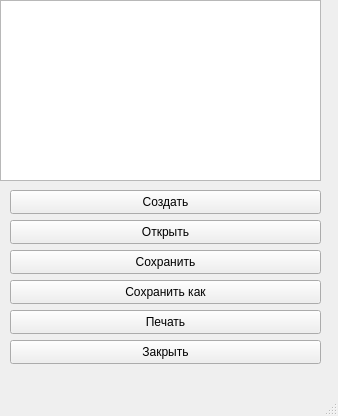
<?xml version="1.0" encoding="UTF-8"?>
<ui version="4.0">
 <class>DocumentWindow</class>
 <widget class="QMainWindow" name="DocumentWindow">
  <property name="geometry">
   <rect>
    <x>0</x>
    <y>0</y>
    <width>338</width>
    <height>416</height>
   </rect>
  </property>
  <property name="windowTitle">
   <string>MainWindow</string>
  </property>
  <widget class="QWidget" name="centralwidget">
   <widget class="QTextEdit" name="textEdit">
    <property name="geometry">
     <rect>
      <x>0</x>
      <y>0</y>
      <width>321</width>
      <height>181</height>
     </rect>
    </property>
   </widget>
   <widget class="QPushButton" name="btnCreate">
    <property name="geometry">
     <rect>
      <x>10</x>
      <y>190</y>
      <width>311</width>
      <height>24</height>
     </rect>
    </property>
    <property name="text">
     <string>Создать</string>
    </property>
   </widget>
   <widget class="QPushButton" name="btnOpen">
    <property name="geometry">
     <rect>
      <x>10</x>
      <y>220</y>
      <width>311</width>
      <height>24</height>
     </rect>
    </property>
    <property name="text">
     <string>Открыть</string>
    </property>
   </widget>
   <widget class="QPushButton" name="btnSave">
    <property name="geometry">
     <rect>
      <x>10</x>
      <y>250</y>
      <width>311</width>
      <height>24</height>
     </rect>
    </property>
    <property name="text">
     <string>Сохранить</string>
    </property>
   </widget>
   <widget class="QPushButton" name="btnSaveAs">
    <property name="geometry">
     <rect>
      <x>10</x>
      <y>280</y>
      <width>311</width>
      <height>24</height>
     </rect>
    </property>
    <property name="text">
     <string>Сохранить как</string>
    </property>
   </widget>
   <widget class="QPushButton" name="btnPrint">
    <property name="geometry">
     <rect>
      <x>10</x>
      <y>310</y>
      <width>311</width>
      <height>24</height>
     </rect>
    </property>
    <property name="text">
     <string>Печать</string>
    </property>
   </widget>
   <widget class="QPushButton" name="btnClose">
    <property name="geometry">
     <rect>
      <x>10</x>
      <y>340</y>
      <width>311</width>
      <height>24</height>
     </rect>
    </property>
    <property name="text">
     <string>Закрыть</string>
    </property>
   </widget>
  </widget>
  <widget class="QMenuBar" name="menubar">
   <property name="geometry">
    <rect>
     <x>0</x>
     <y>0</y>
     <width>338</width>
     <height>21</height>
    </rect>
   </property>
  </widget>
  <widget class="QStatusBar" name="statusbar"/>
 </widget>
 <resources/>
 <connections/>
</ui>
